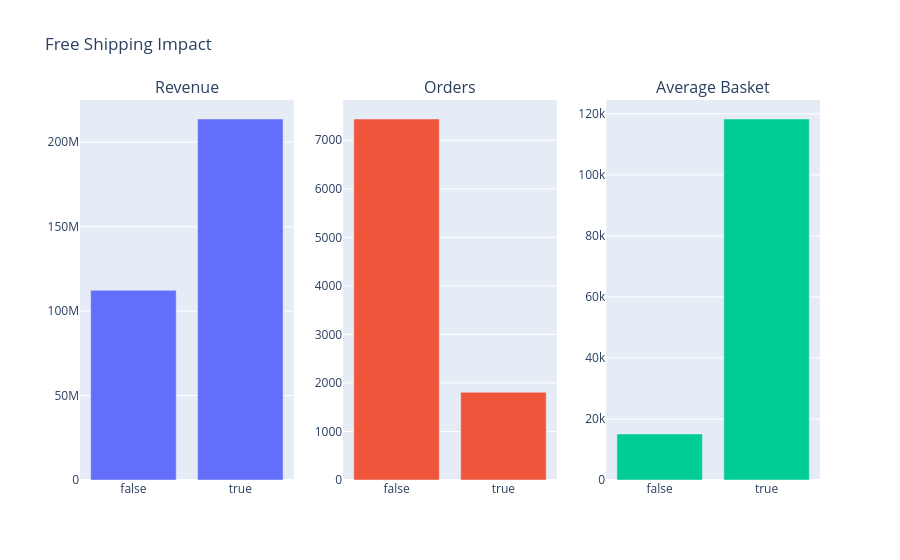

The notebook cell saved with this chart:
### Code cell
impact = free_del_impact(clean_transactions, clean_orders)
fig = make_subplots(
    rows=1, cols=3,
    subplot_titles=("Revenue", "Orders", "Average Basket")
)

fig.add_trace(
    go.Bar(x=impact["order_has_free_shipping"], y=impact["Total_Revenue"], name="Revenue"),
    row=1, col=1
)
fig.add_trace(
    go.Bar(x=impact["order_has_free_shipping"], y=impact["Total_Orders"], name="Orders"),
    row=1, col=2
)
fig.add_trace(
    go.Bar(x=impact["order_has_free_shipping"], y=impact["Average_Order_Value"], name="Average Basket"),
    row=1, col=3
)

fig.update_layout(title_text="Free Shipping Impact", showlegend=False)
fig.show()

### Figure 1 — Plotly figure (JSON) as saved in the notebook; plotly's stock layout.template omitted (floating-point values rounded to 4 significant figures)
{"data": [{"name": "Revenue", "type": "bar", "x": [false, true], "xaxis": "x", "y": [112300000.0, 213800000.0], "yaxis": "y"}, {"name": "Orders", "type": "bar", "x": [false, true], "xaxis": "x2", "y": [7438, 1807], "yaxis": "y2"}, {"name": "Average Basket", "type": "bar", "x": [false, true], "xaxis": "x3", "y": [15100.0, 118300.0], "yaxis": "y3"}], "layout": {"annotations": [{"font": {"size": 16}, "showarrow": false, "text": "Revenue", "x": 0.1444, "xanchor": "center", "xref": "paper", "y": 1, "yanchor": "bottom", "yref": "paper"}, {"font": {"size": 16}, "showarrow": false, "text": "Orders", "x": 0.5, "xanchor": "center", "xref": "paper", "y": 1, "yanchor": "bottom", "yref": "paper"}, {"font": {"size": 16}, "showarrow": false, "text": "Average Basket", "x": 0.8556, "xanchor": "center", "xref": "paper", "y": 1, "yanchor": "bottom", "yref": "paper"}], "showlegend": false, "title": {"text": "Free Shipping Impact"}, "xaxis": {"anchor": "y", "domain": [0, 0.2889]}, "xaxis2": {"anchor": "y2", "domain": [0.3556, 0.6444]}, "xaxis3": {"anchor": "y3", "domain": [0.7111, 1]}, "yaxis": {"anchor": "x", "domain": [0, 1]}, "yaxis2": {"anchor": "x2", "domain": [0, 1]}, "yaxis3": {"anchor": "x3", "domain": [0, 1]}}}
